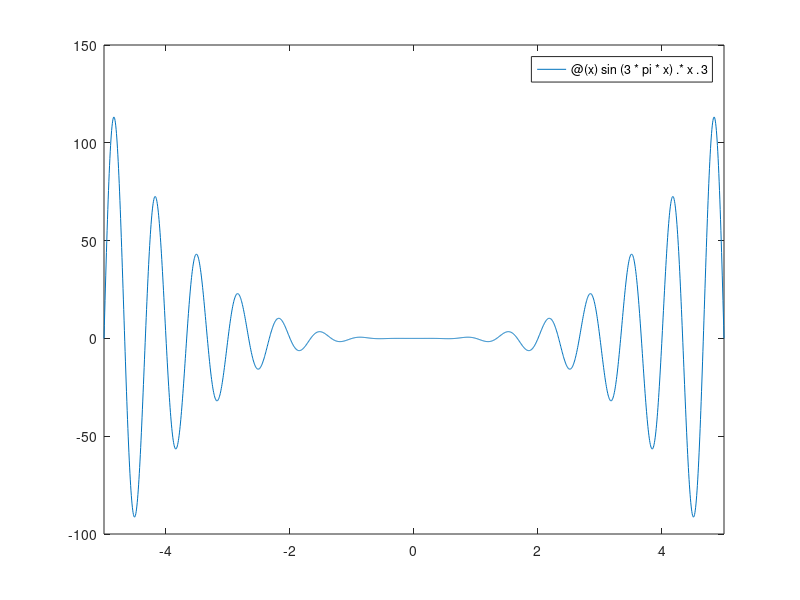

MATLAB code for this plot: (Note: this script raises an error after producing the figure.)
% Examples of anonymous functions

clear;
clc;

f = @(x) sin(3*pi*x).*x.^3;
f(0.75)
fplot(f, [-5,5])
fzero(f,2.3)

g = @(x,y) (x.^4+y.^4)-4*x.^2.*y.^2;
g(0.75,0.75)
fsurf(g,[-2,2,-2,2])